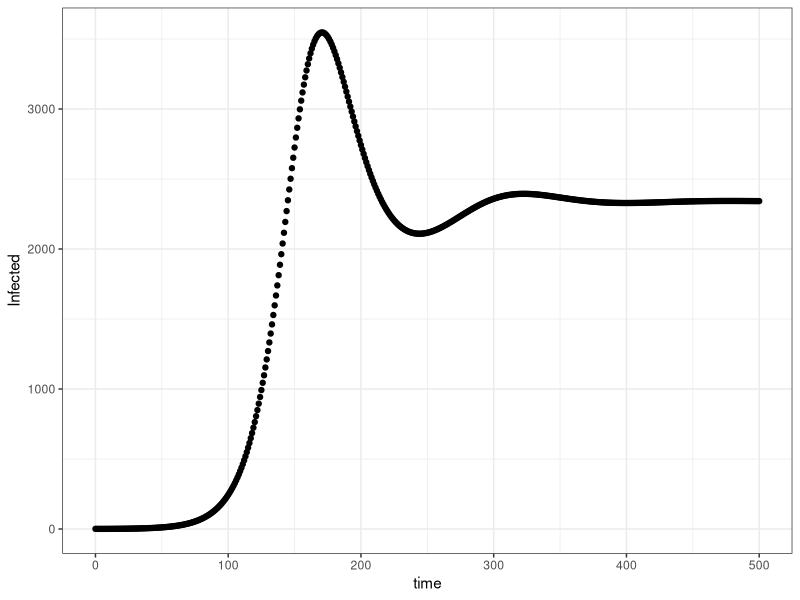
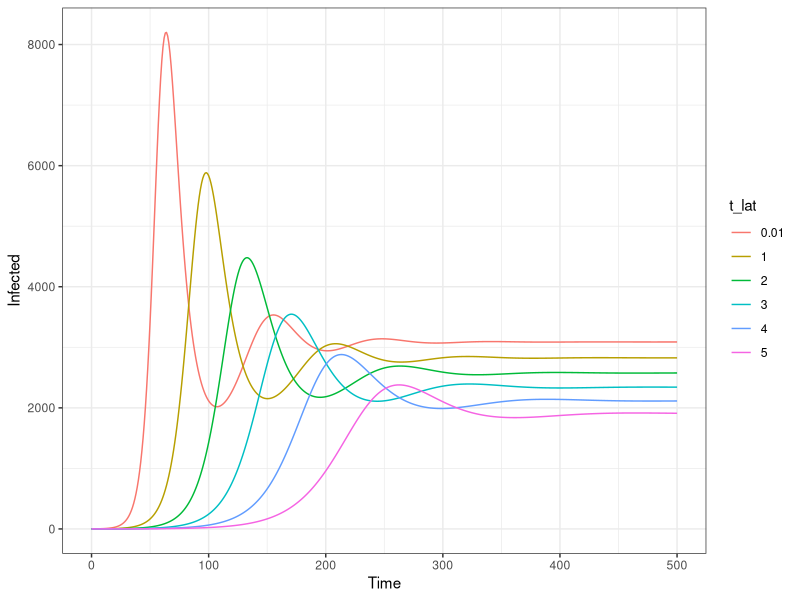
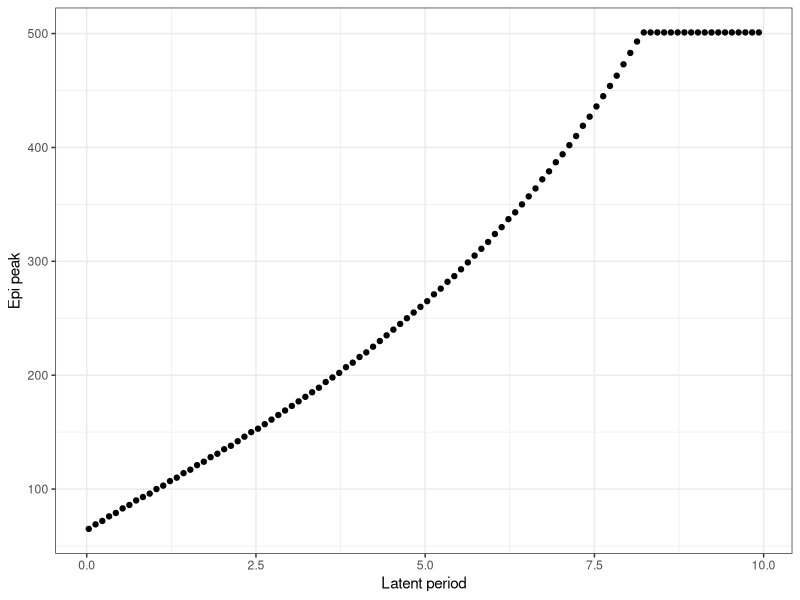

Write R code to recreate these figures, in order.
###############################################################################################

#SEIR model with latent state (adds latency to the basic SIR model)

###############################################################################################
library(deSolve)
library(ggplot2)
library(reshape2)

## SEIR model (a model with latent state) ##
# E compartment indicates those who were exposed to the infectious agent but have not developed infectiousness.
# Rate of progressing from E to I is internally calculated based on the latent period (sigma = 1/t_lat).
# Note that E does not infect others (new infections = beta*S*I/N, not beta*S*(E+I)/N).

#1. Define model function
# SEIR model with births and deaths
OpenSEIR<-function(t, state, params) {
  with(as.list(c(state, params)),{
    N = S + E + I + R
    sigma = 1/t_lat # 1/latent period

    #SIR w/ demography equations from lecture
    dS <- -beta*S*I/N + birth*N - death*S + omega*R
    dE <- beta*S*I/N - sigma*E - death*E
    dI <- sigma*E - death*I - gamma*I
    dR <- gamma*I - death*R - omega*R

    # return the rates of change as a list
    list(c(dS, dE, dI, dR))
  })
}

#2. Define parameters and starting compartment sizes
# t_lat is the duration of latency before getting infectious.
# In this example, we assumed no waning immunity (omega=0) but this assumption can be easily relaxed.
params <- c(beta = 0.5, #effective contact rate (aka transmission rate)
                gamma = 0.3, #recovery rate (1/duration infection)
                birth = 0.03, #birth rate (per capita)
                death = 0.03, #all-cause mortality rate
                omega = 0, # waning immunity
                t_lat = 3 # latent period from E

)

state <- c(S = 99999, #population of 100,000, 1 person starts of infected
           E = 0,
           I = 1,
           R = 0
)


T_end <- 500 #run model for 500 time steps (e.g. months)
times <- seq(0, T_end, by = 1) #runs the model for 500 time steps (e.g. months), and computes output at each time step

#Run the base-case
out_seir_demo <- data.frame(ode(y = state, times = times, func = OpenSEIR, parms = params))

#Plot the number of I compartment over time
ggplot(data=as.data.frame(out_seir_demo))+
  geom_point(aes(time,I))+
  ylab("Infected")+
  theme_bw()

#3. One-way sensitivity analysis on the latent period - see how infections change with varying duration of latency
tlat_list <- c(0.01,seq(1,5,by=1)) # a vector of latent period
output_dt <- data.frame() # an empty dataset to save outcomes

for (this_tlat in tlat_list){
  # Replace latent period with the next value in the last
  params['t_lat'] = this_tlat
  # Run ode solver
  this_output <- data.frame(ode(y = state, times=times, func=OpenSEIR, parms = params))
  # Record current value of t_lat
  this_output$t_lat = as.character(this_tlat)
  # Stack the result
  output_dt <- rbind(output_dt, this_output)

}

# Plot the number of infections (size of I compartment) with varying latent period.
# Here we plot only I to assess the size of population who are infectious;
# if you want 'true' number of infections, compute sum of I and E compartments.
# With longer disease latency, how does the epidemic curve change?
ggplot(output_dt)+
  geom_line(aes(x=time, y=I, color=t_lat, group=t_lat))+
  ylab("Infected")+
  xlab("Time")+
  theme_bw()

#4. Continuous sensitivity analysis showing the change in the epidemic peak
# A function to find the epidemic peak given a time frame
find_peak <- function(output){
  infected <- output$I # output$E + output$I if you want to include exposed compartment
  peak <- which.max(infected)
  return(peak)
}

tlat_list <- seq(0.03,10,by=0.1) # a vector of t_lat
output_dt <- data.frame() # An empty dataset to save ode outcomes
for (this_tlat in tlat_list){
  # Replace t_lat with the next value
  params['t_lat'] = this_tlat
  # Run ode solver
  this_output <- data.frame(ode(y = state, times=times, func=OpenSEIR, parms = params))
  # Find the epidemic peak
  this_peak <- find_peak(this_output)
  # Create a dataset with peak and t_lat in this cycle
  this_output <- data.frame(peak=this_peak, tlat=this_tlat)
  # Stack the dataset
  output_dt <- rbind(output_dt, this_output)

}
# Plot the relationship between epidemic peak and latent period
ggplot(output_dt)+
  geom_point(aes(x=tlat, y=peak))+
  ylab("Epi peak")+
  xlab("Latent period")+
  theme_bw()


## Additional code for SEIR model without demography
# SEIR model without births and deaths
SEIR_nodemo<-function(t, state, params) {
  with(as.list(c(state, params)),{
    N = S + E + I + R
    sigma = 1/t_lat # 1/latent period

    #SIR w/ demography equations from lecture
    dS <- -beta*S*I/N + omega*R
    dE <- beta*S*I/N - sigma*E
    dI <- sigma*E - gamma*I
    dR <- gamma*I - omega*R

    # return the rates of change as a list
    list(c(dS, dE, dI, dR))
  })
}
